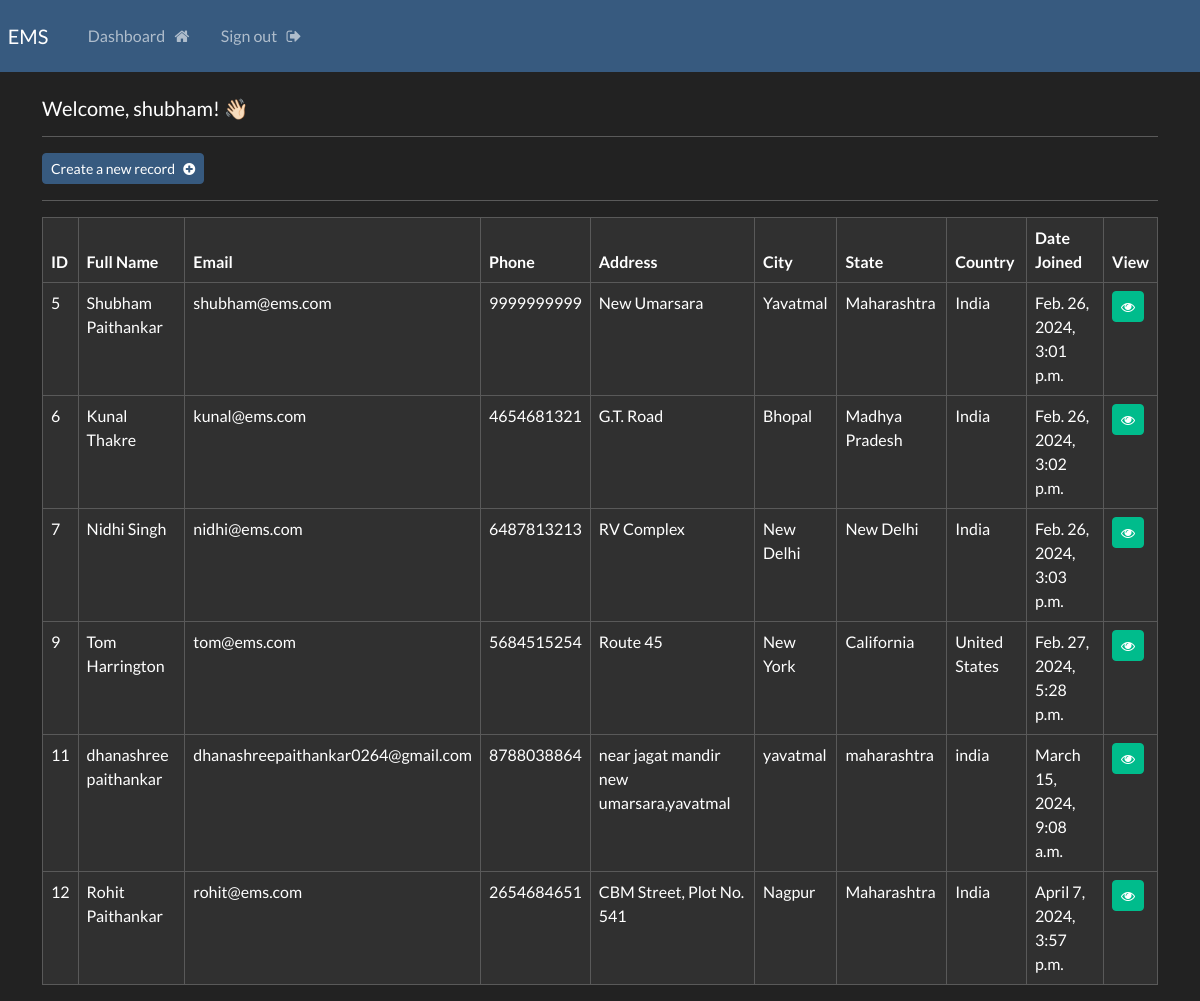
The page /dashboard (signed in) on the database its author committed.
### webapp/models.py (models this page shows, shortened)
class Record(models.Model):
    creation_date = models.DateTimeField(auto_now_add=True)
    first_name = models.CharField(max_length=100)
    last_name = models.CharField(max_length=100)
    email = models.CharField(max_length=255)
    phone = models.CharField(max_length=10)
    address = models.CharField(max_length=300)
    city = models.CharField(max_length=50)
    state = models.CharField(max_length=100)
    country = models.CharField(max_length=100)

### webapp/views.py (the view)
# urls.py: path('dashboard', views.dashboard, name="dashboard"),
@login_required(login_url='my-login')
def dashboard(request):
    my_records = Record.objects.all()
    context = {'records':my_records}
    return render(request, 'webapp/dashboard.html', context=context)

### webapp/templates/webapp/dashboard.html
{% extends 'webapp/base.html' %}
{% block content %}
    <h5> Welcome, {{user}}! 👋🏻 </h5>
    <hr>
    <a class="btn btn-primary btn-sm" href="{% url 'create-record' %}">Create a new record &nbsp; <i class="fa fa-plus-circle" aria-hidden="true"></i></a>
    <hr>
    <table class="table table-dark table-hover table-bordered">
        <thead class="table-dark">
            <tr>
                <th scope="col"> ID </th>
                <th scope="col"> Full Name </th>
                <th scope="col"> Email </th>
                <th scope="col"> Phone </th>
                <th scope="col"> Address </th>
                <th scope="col"> City </th>
                <th scope="col"> State </th>
                <th scope="col"> Country </th>
                <th scope="col"> Date Joined </th>
                <th scope="col"> View </th>
            </tr>
        </thead>
        <tbody>
        {% if records %}
            {% for record in records %}
            <tr>
                <td> {{record.id}} </td>
                <td> {{record.first_name}} {{record.last_name}} </td>
                <td> {{record.email}} </td>
                <td> {{record.phone}} </td>
                <td> {{record.address}} </td>
                <td> {{record.city}} </td>
                <td> {{record.state}} </td>
                <td> {{record.country}} </td>
                <td> {{record.creation_date}} </td>
                <td> <a href="{% url 'record' record.id %}" class="btn btn-success btn-sm"> <i class="fa fa-eye" aria-hidden="true"></i> </a> </td>
            </tr>
            {% endfor %}
        {% endif %}
        </tbody>
    </table>
{% endblock %}

### webapp/templates/webapp/base.html (shortened to what this page needs)
{% load static %}
<!DOCTYPE html>
<html lang="en">
<head>
    <link rel="stylesheet" type="text/css" href="https://bootswatch.com/5/darkly/bootstrap.min.css">
    <link rel="stylesheet" type="text/css" href="{% static 'css/styles.css' %}">
    <link rel="stylesheet" href="https://cdnjs.cloudflare.com/ajax/libs/font-awesome/4.7.0/css/font-awesome.min.css">
</head>
<body>
    {% include 'webapp/navbar.html' %}
    <div class="container">
        <br>
        {% block content %}
        {% endblock %}
    </div>
</body>
</html>

### webapp/templates/webapp/navbar.html (shortened to what this page needs)
<nav class="navbar navbar-expand-lg navbar-dark bg-primary justify-content-center">
  <a class="navbar-brand main-heading" href="{% url '' %}">
    &nbsp; EMS
  </a>
    <div class="collapse navbar-collapse text-center" id="navbarNavDropdown">
      <ul class="navbar-nav mr-auto">
        {% if user.is_authenticated %}
          <li class="nav-item">
            <a class="nav-link" href="{% url 'dashboard' %}">Dashboard &nbsp; <i class="fa fa-home" aria-hidden="true"></i> </a>
          </li>
          <li class="nav-item">
            <a class="nav-link" href="{% url 'user-logout' %}">Sign out &nbsp; <i class="fa fa-sign-out" aria-hidden="true"></i> </a>
          </li>
      </ul>
      {% endif %}
    </div>
</nav>

### rows shown on the page
Record: id "5", first_name "Shubham", last_name "Paithankar", email "shubham@ems.com", phone "9999999999", address "New Umarsara", city "Yavatmal", state "Maharashtra", country "India", creation_date "Feb. 26, 2024, 3:01 p.m."
Record: id "6", first_name "Kunal", last_name "Thakre", email "kunal@ems.com", phone "4654681321", address "G.T. Road", city "Bhopal", state "Madhya Pradesh", country "India", creation_date "Feb. 26, 2024, 3:02 p.m."
Record: id "7", first_name "Nidhi", last_name "Singh", email "nidhi@ems.com", phone "6487813213", address "RV Complex", city "New Delhi", state "New Delhi", country "India", creation_date "Feb. 26, 2024, 3:03 p.m."
Record: id "9", first_name "Tom", last_name "Harrington", email "tom@ems.com", phone "5684515254", address "Route 45", city "New York", state "California", country "United States", creation_date "Feb. 27, 2024, 5:28 p.m."
Record: id "11", first_name "dhanashree", last_name "paithankar", email "dhanashreepaithankar0264@gmail.com", phone "8788038864", address "near jagat mandir new umarsara,yavatmal", city "yavatmal", state "maharashtra", country "india", creation_date "March 15, 2024, 9:08 a.m."
Record: id "12", first_name "Rohit", last_name "Paithankar", email "rohit@ems.com", phone "2654684651", address "CBM Street, Plot No. 541", city "Nagpur", state "Maharashtra", country "India", creation_date "April 7, 2024, 3:57 p.m."

### other values the page prints
{{ user }} "shubham"
